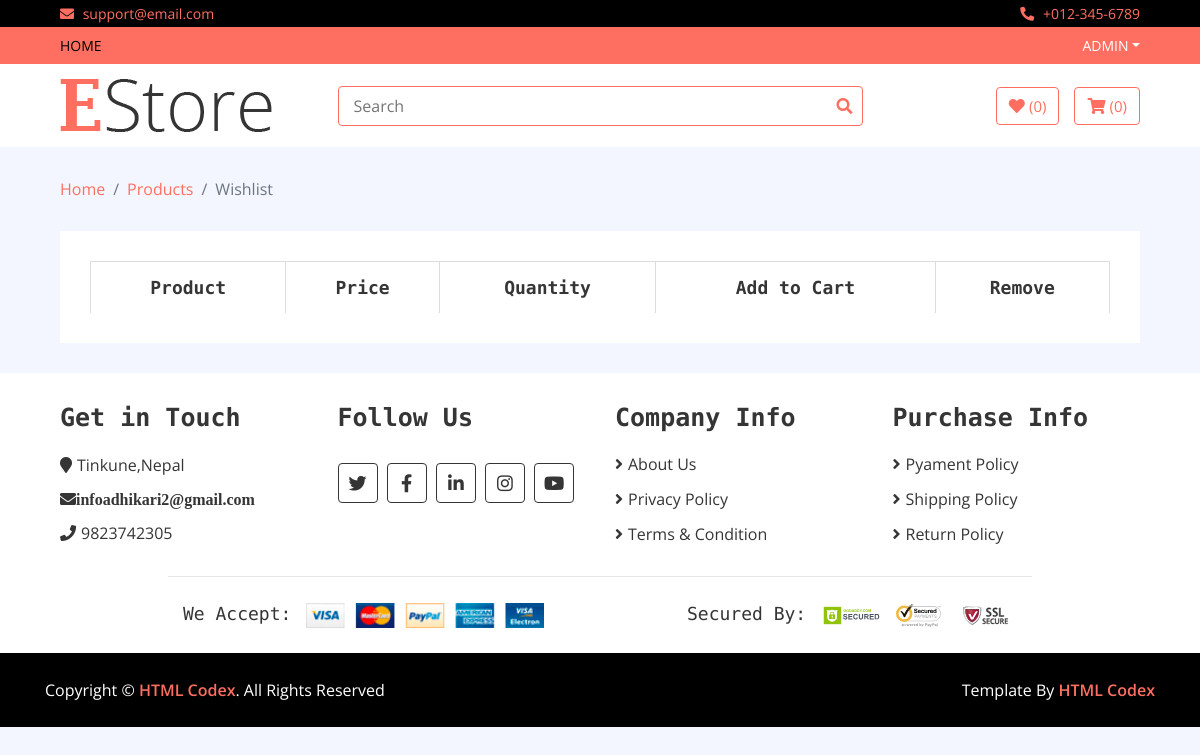
Page /wish (signed in) on the earlier database version.
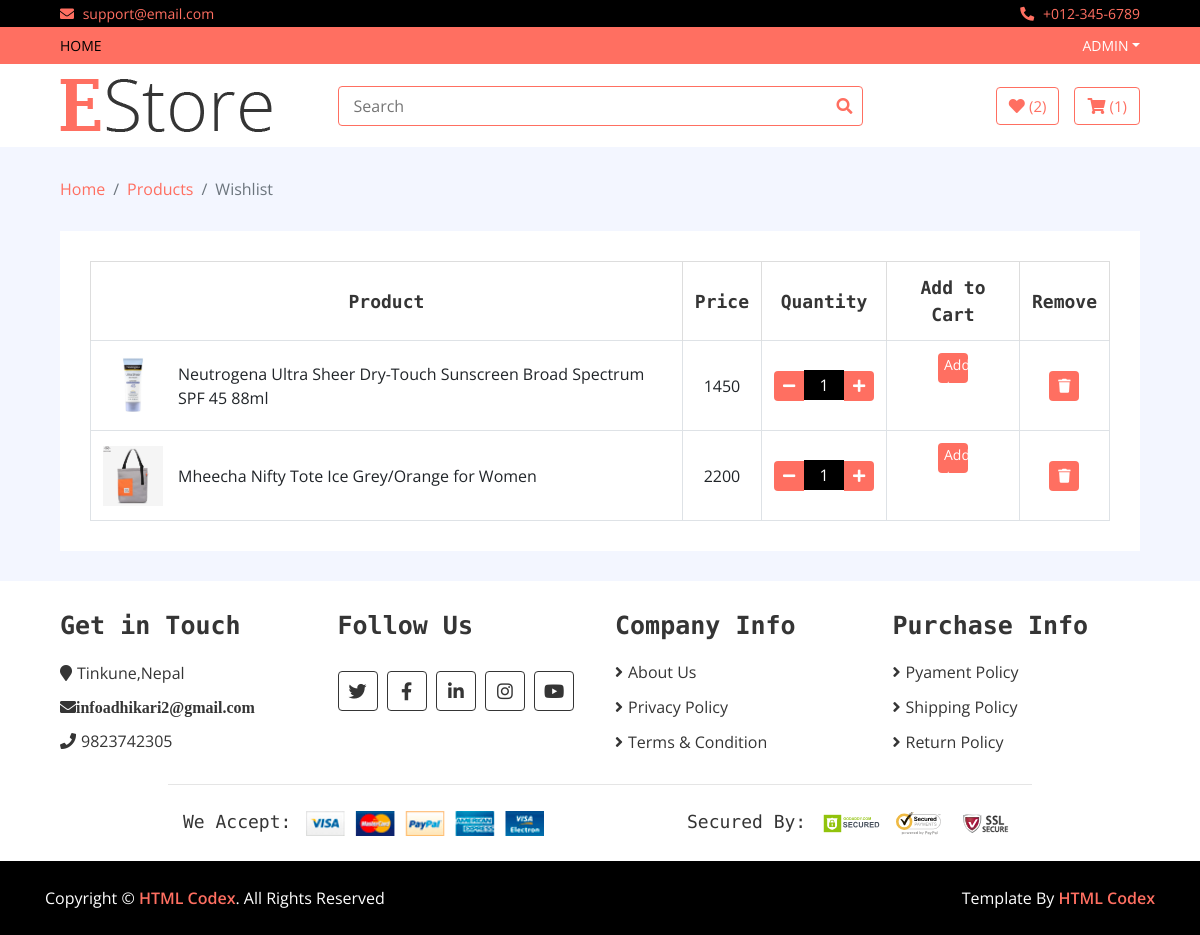
Same page on the later database version.
### home/models.py (models this page shows, shortened)
class Wishlist(models.Model):
    username = models.CharField(max_length=300)
    slug = models.CharField(max_length=300)
    date = models.DateTimeField(auto_now_add=True)
    items = models.ForeignKey(Product, on_delete=models.CASCADE)

class Product(models.Model):
    name = models.CharField(max_length=300)
    price = models.IntegerField()
    discounted_price = models.IntegerField()
    image = models.ImageField(upload_to='media')
    description = RichTextField()
    specification = RichTextField()
    category = models.ForeignKey(Category, on_delete=models.CASCADE)
    subcategory = models.ForeignKey(SubCategory, on_delete=models.CASCADE)
    brand = models.ForeignKey(Brand, on_delete=models.CASCADE)
    slug = models.CharField(max_length=500, unique=True)
    status = models.CharField(choices=STATUS, max_length=50)
    labels = models.CharField(choices=LABELS, max_length=50)

### home/views.py (the view)
# urls.py: path('wish', WishlistView.as_view(), name='wish'),
class WishlistView(BaseView):
    def get(self, request):
        self.views['wish_counts'] = count_wishlist(request)
        self.views['cart_counts'] = count_cart(request)
        username = request.user.username
        self.views['wishlist_view'] = Wishlist.objects.filter(username = username)
        return render(request, 'wishlist.html', self.views)

### home/views.py (called while the page is built)
def count_cart(request):
    username = request.user.username
    cart_count = Cart.objects.filter(checkout = False, username = username).count()
    return cart_count

def count_wishlist(request):
    username = request.user.username
    wishlist_count = Wishlist.objects.filter(username = username).count()
    return wishlist_count

### Templates/wishlist.html
{% extends 'base.html' %}
{% load static %}
{% block content %}
        <div class="breadcrumb-wrap">
            <div class="container-fluid">
                <ul class="breadcrumb">
                    <li class="breadcrumb-item"><a href="#">Home</a></li>
                    <li class="breadcrumb-item"><a href="#">Products</a></li>
                    <li class="breadcrumb-item active">Wishlist</li>
                </ul>
            </div>
        </div>
        <div class="wishlist-page">
            <div class="container-fluid">
                <div class="wishlist-page-inner">
                    <div class="row">
                        <div class="col-md-12">
                            <div class="table-responsive">
                                <table class="table table-bordered">
                                    <thead class="thead-dark">
                                        <tr>
                                            <th>Product</th>
                                            <th>Price</th>
                                            <th>Quantity</th>
                                            <th>Add to Cart</th>
                                            <th>Remove</th>
                                        </tr>
                                    </thead>
                                    <tbody class="align-middle">
                                     {% for wish in wishlist_view %}
                                        <tr>
                                            <td>
                                                <div class="img">
                                                    <a href="#"><img src="{{wish.items.image.url}}" alt="Image"></a>
                                                    <p>{{wish.items.name}}</p>
                                                </div>
                                            </td>
                                            <td>{{wish.items.discounted_price}}</td>
                                            <td>
                                                <div class="qty">
                                                    <button class="btn-minus"><i class="fa fa-minus"></i></button>
                                                    <input type="text" value="1">
                                                    <button class="btn-plus"><i class="fa fa-plus"></i></button>
                                                </div>
                                            </td>
                                            <td><a href="/add_to_cart/{{wish.slug}}"><button class="">Add to Cart</button></a></td>
                                            <td><a href="/delete_wishlist/{{wish.slug}}"><button><i class="fa fa-trash"></i></button></a></td>
                                        </tr>
                                     {% endfor %}
                                    </tbody>
                                </table>
                            </div>
                        </div>
                    </div>
                </div>
            </div>
        </div>
{% endblock %}

### Templates/base.html (shortened to what the changed rows need)
<!DOCTYPE html>
{% load static %}
<html lang="en">
    <head>
        <link href="https://stackpath.bootstrapcdn.com/bootstrap/4.4.1/css/bootstrap.min.css" rel="stylesheet">
        <link href="https://cdnjs.cloudflare.com/ajax/libs/font-awesome/5.10.0/css/all.min.css" rel="stylesheet">
        <link href="{% static 'lib/slick/slick.css' %}" rel="stylesheet">
        <link href="{% static 'lib/slick/slick-theme.css' %}" rel="stylesheet">
        <link href="{% static 'css/style.css' %}" rel="stylesheet">
    </head>
    <body>
        <div class="bottom-bar">
            <div class="container-fluid">
                <div class="row align-items-center">
                    <div class="col-md-3">
                        <div class="user">
                            <a href="/wish" class="btn wishlist">
                                <i class="fa fa-heart"></i>
                                <span>({{wish_counts}})</span>
                            </a>
                            <a href="/cart" class="btn cart">
                                <i class="fa fa-shopping-cart"></i>
                                <span>({{cart_counts}})</span>
                            </a>
                        </div>
                    </div>
                </div>
            </div>
        </div>
    {% block content %}
        {% endblock %}
        <div class="footer">
            <div class="container-fluid">
                <div class="row">
                    <div class="col-lg-3 col-md-6">
                        <div class="footer-widget">
                            <h2>Get in Touch</h2>
                        </div>
                    </div>
                    <div class="col-lg-3 col-md-6">
                        <div class="footer-widget">
                            <h2>Follow Us</h2>
                        </div>
                    </div>
                    <div class="col-lg-3 col-md-6">
                        <div class="footer-widget">
                            <h2>Company Info</h2>
                        </div>
                    </div>
                    <div class="col-lg-3 col-md-6">
                        <div class="footer-widget">
                            <h2>Purchase Info</h2>
                        </div>
                    </div>
                </div>
                <div class="row payment align-items-center">
                    <div class="col-md-6">
                        <div class="payment-method">
                            <h2>We Accept:</h2>
                        </div>
                    </div>
                    <div class="col-md-6">
                        <div class="payment-security">
                            <h2>Secured By:</h2>
                        </div>
                    </div>
                </div>
            </div>
        </div>
    </body>
</html>

Differences in the rows shown:
added Wishlist: items.image (picture), items.name "Neutrogena Ultra Sheer Dry-Touch Sunscreen Broad Spectrum SPF 45 88ml", items.discounted_price "1450"
added Wishlist: items.image (picture), items.name "Mheecha Nifty Tote Ice Grey/Orange for Women", items.discounted_price "2200"
Other differences:
{{ wish_counts }}: "0" → "2"
{{ cart_counts }}: "0" → "1"
